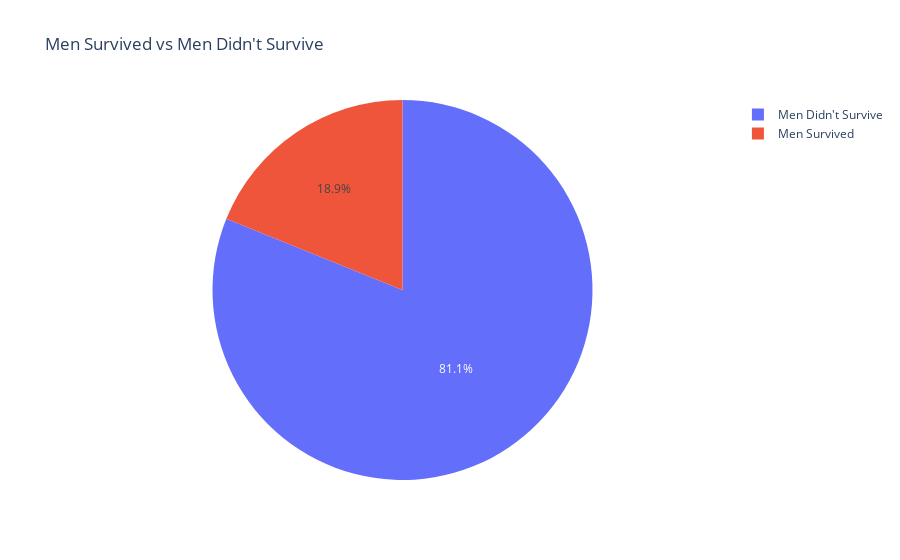

This figure's notebook cell:
### Code cell
men_survived = titanic_df.loc[titanic_df.Sex=="male"].groupby("Survived").count()["PassengerId"]
px.pie(names=["Men Didn't Survive","Men Survived", ], values=men_survived.values,title="Men Survived vs Men Didn't Survive")

### Figure 1 — Plotly figure (JSON) as saved in the notebook; plotly's stock layout.template omitted (floating-point values rounded to 4 significant figures)
{"data": [{"domain": {"x": [0, 1], "y": [0, 1]}, "hovertemplate": "label=%{label}<br>value=%{value}<extra></extra>", "labels": ["Men Didn't Survive", "Men Survived"], "legendgroup": "", "name": "", "showlegend": true, "type": "pie", "values": [468, 109]}], "layout": {"legend": {"tracegroupgap": 0}, "title": {"text": "Men Survived vs Men Didn't Survive"}}}
